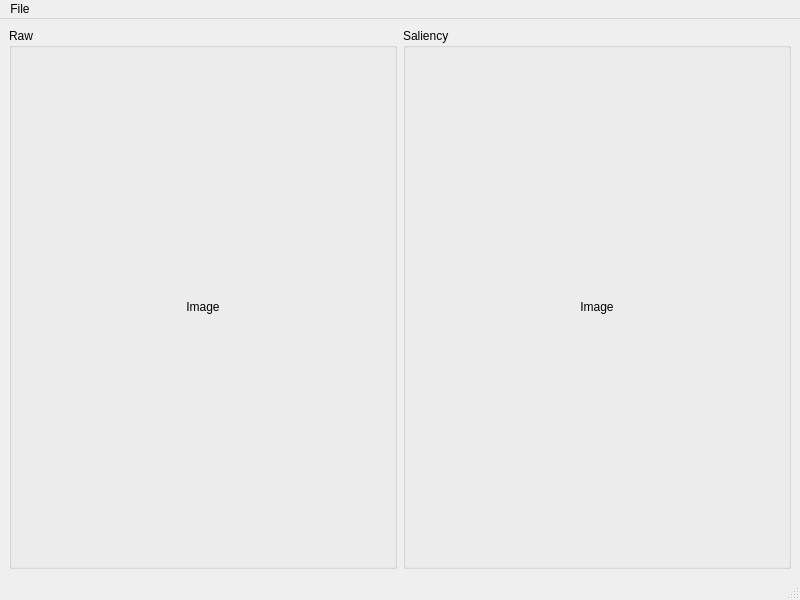
<?xml version="1.0" encoding="UTF-8"?>
<ui version="4.0">
 <class>MainWindow</class>
 <widget class="QMainWindow" name="MainWindow">
  <property name="geometry">
   <rect>
    <x>0</x>
    <y>0</y>
    <width>800</width>
    <height>600</height>
   </rect>
  </property>
  <property name="windowTitle">
   <string>QOculator</string>
  </property>
  <widget class="QWidget" name="centralwidget">
   <layout class="QHBoxLayout" name="horizontalLayout">
    <item>
     <widget class="QGroupBox" name="raw_group">
      <property name="title">
       <string>Raw</string>
      </property>
      <layout class="QVBoxLayout" name="verticalLayout">
       <item>
        <widget class="QLabel" name="raw">
         <property name="sizePolicy">
          <sizepolicy hsizetype="Ignored" vsizetype="Ignored">
           <horstretch>0</horstretch>
           <verstretch>0</verstretch>
          </sizepolicy>
         </property>
         <property name="text">
          <string>Image</string>
         </property>
         <property name="scaledContents">
          <bool>false</bool>
         </property>
         <property name="alignment">
          <set>Qt::AlignCenter</set>
         </property>
        </widget>
       </item>
      </layout>
     </widget>
    </item>
    <item>
     <widget class="QGroupBox" name="saliency_group">
      <property name="title">
       <string>Saliency</string>
      </property>
      <layout class="QVBoxLayout" name="verticalLayout_2">
       <item>
        <widget class="QLabel" name="saliency">
         <property name="sizePolicy">
          <sizepolicy hsizetype="Ignored" vsizetype="Ignored">
           <horstretch>0</horstretch>
           <verstretch>0</verstretch>
          </sizepolicy>
         </property>
         <property name="text">
          <string>Image</string>
         </property>
         <property name="scaledContents">
          <bool>false</bool>
         </property>
         <property name="alignment">
          <set>Qt::AlignCenter</set>
         </property>
        </widget>
       </item>
      </layout>
     </widget>
    </item>
   </layout>
  </widget>
  <widget class="QMenuBar" name="menubar">
   <property name="geometry">
    <rect>
     <x>0</x>
     <y>0</y>
     <width>800</width>
     <height>23</height>
    </rect>
   </property>
   <widget class="QMenu" name="menuFile">
    <property name="title">
     <string>File</string>
    </property>
   </widget>
   <addaction name="menuFile"/>
  </widget>
  <widget class="QStatusBar" name="statusbar"/>
 </widget>
 <customwidgets>
  <customwidget>
   <class>qoculator::ImageView</class>
   <extends>QLabel</extends>
   <header></header>
  </customwidget>
 </customwidgets>
 <resources/>
 <connections/>
</ui>
